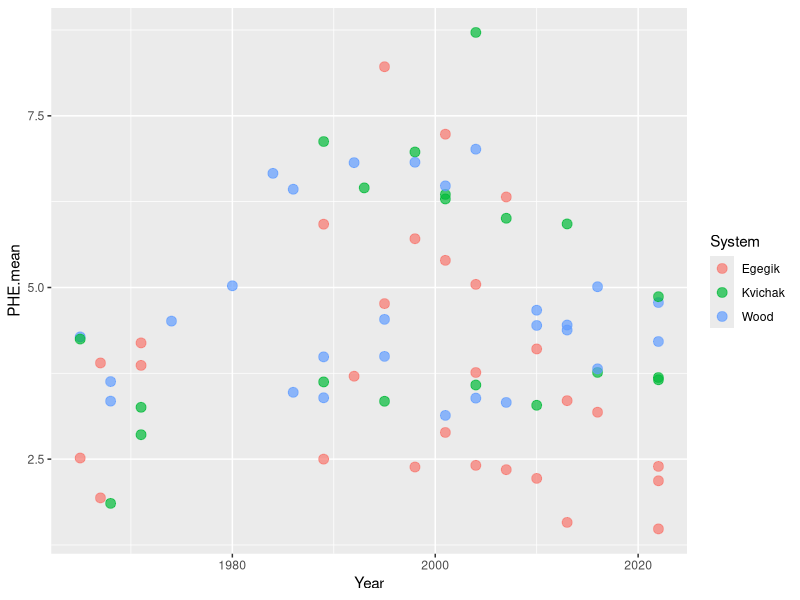
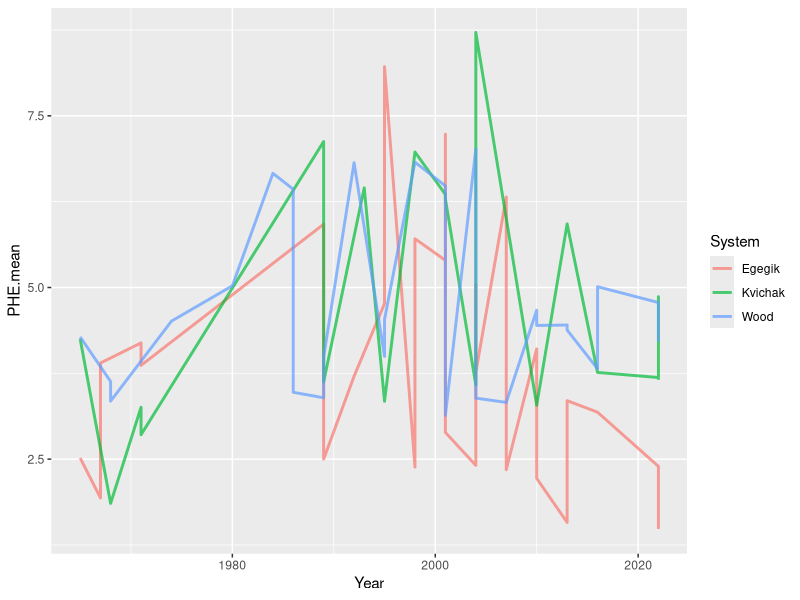

These charts were generated, in order, by the following R code:
setwd("~/Documents/Grad School /CSIA/code")

library(dplyr)
library(readr)
library(ggplot2)

#read in the main data file
data <- read.csv(file="main.data")

#scatter plot of year vs isotope signature
ggplot(data = data, aes(Year, PHE.mean, color = System)) +
       geom_point(size = 3, alpha = 0.7) 

#+geom_smooth(method = "lm")

ggplot(data = data, aes(Year, PHE.mean, color = System)) +
  geom_line(size = 1, alpha = 0.7) 

Wood <- 

?subset()

